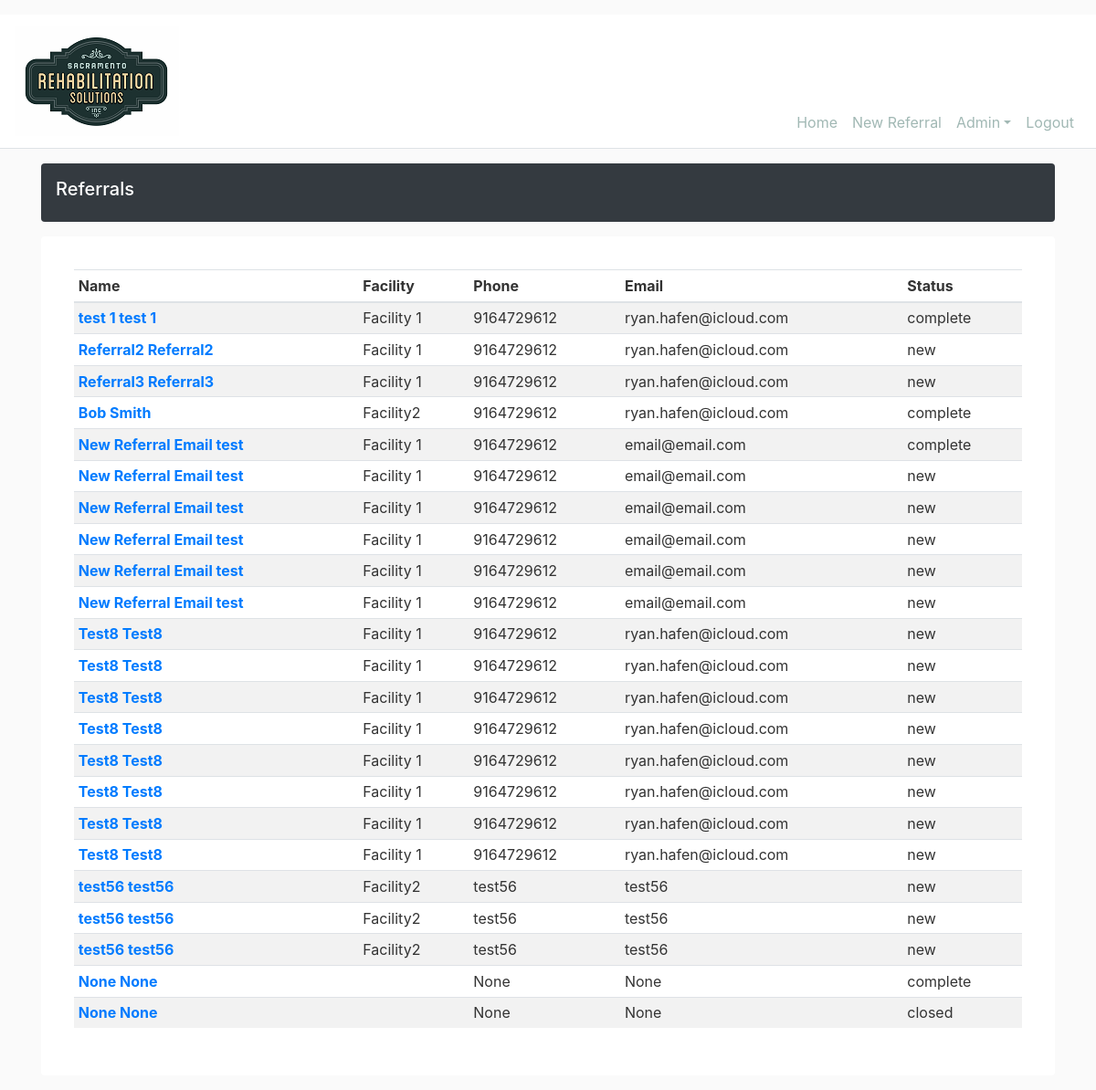
The app's page /home (signed in) with its own data.
### srs_intake/models.py (models this page shows, shortened)
class Referral(db.Model):
    id = db.Column(db.Integer, primary_key=True)
    referral_status = db.Column(db.String(20), nullable=True, default='new')
    firstname = db.Column(db.String(20), nullable=True)
    lastname = db.Column(db.String(20), nullable=True)
    ssn = db.Column(db.String(120), nullable=True)
    phone = db.Column(db.String(20), nullable=True)
    email = db.Column(db.String(120), nullable=True)
    dob = db.Column(db.DateTime, nullable=True, default=datetime.utcnow)
    poa = db.Column(db.String(120), nullable=True)
    contact = db.Column(db.String(120), nullable=True)
    poa_address1 = db.Column(db.String(120), nullable=True)
    city = db.Column(db.String(20), nullable=True)
    state = db.Column(db.String(2), nullable=True)
    zip_code = db.Column(db.String(10), nullable=True)
    medicare = db.Column(db.String(20), nullable=True)
    secondary = db.Column(db.String(20), nullable=True)
    discharge_date = db.Column(db.DateTime, nullable=True, default=datetime.utcnow)
    notes = db.Column(db.String(255), nullable=True)
    disc_slp = db.Column(db.Boolean, nullable=True, default=False)
    disc_ot = db.Column(db.Boolean, nullable=True, default=False)
    disc_pt = db.Column(db.Boolean, nullable=True, default=False)
    treat_oral = db.Column(db.Boolean, nullable=True, default=False)
    treat_speech = db.Column(db.Boolean, nullable=True, default=False)
    treat_cognitive = db.Column(db.Boolean, nullable=True, default=False)
    treat_caregiver = db.Column(db.Boolean, nullable=True, default=False)
    treat_dementia = db.Column(db.Boolean, nullable=True, default=False)
    treat_adl = db.Column(db.Boolean, nullable=True, default=False)
    treat_safety = db.Column(db.Boolean, nullable=True, default=False)
    treat_upper_extremity = db.Column(db.Boolean, nullable=True, default=False)
    treat_ther_exercise = db.Column(db.Boolean, nullable=True, default=False)
    treat_balance = db.Column(db.Boolean, nullable=True, default=False)
    treat_ther_activity = db.Column(db.Boolean, nullable=True, default=False)
    treat_coordination = db.Column(db.Boolean, nullable=True, default=False)
    treat_transfer = db.Column(db.Boolean, nullable=True, default=False)
    treat_range = db.Column(db.Boolean, nullable=True, default=False)
    treat_massage = db.Column(db.Boolean, nullable=True, default=False)
    treat_pain = db.Column(db.Boolean, nullable=True, default=False)
    treat_wheelchair = db.Column(db.Boolean, nullable=True, default=False)
    treat_lower_extremity = db.Column(db.Boolean, nullable=True, default=False)
    treat_cane = db.Column(db.Boolean, nullable=True, default=False)
    treat_postural = db.Column(db.Boolean, nullable=True, default=False)
    treat_gait = db.Column(db.Boolean, nullable=True, default=False)
    treat_other = db.Column(db.Boolean, nullable=True, default=False)
    treat_other_desc = db.Column(db.String(120), nullable=True)
    med_type = db.Column(db.String(20), nullable=True)
    med_firstname = db.Column(db.String(20), nullable=True)
    med_lastname = db.Column(db.String(20), nullable=True)
    med_npi = db.Column(db.String(10), nullable=True)
    med_address1 = db.Column(db.String(120), nullable=True)
    med_address2 =db.Column(db.String(120), nullable=True)
    med_city = db.Column(db.String(20), nullable=True)
    med_state = db.Column(db.String(2), nullable=True)
    med_zip_code = db.Column(db.String(10), nullable=True)
    med_email = db.Column(db.String(120), nullable=True)
    med_phone = db.Column(db.String(20), nullable=True)
    med_fax = db.Column(db.String(20), nullable=True)
    user_id = db.Column(db.Integer, db.ForeignKey('user.id'), nullable=True)
    facility_id = db.Column(db.Integer, db.ForeignKey('facility.id'), nullable=True)
    users = db.relationship('User', backref='user_ref', lazy=True)
    facility = db.relationship('Facility', backref='loc_ref', lazy=True)

class Facility(db.Model):
    id = db.Column(db.Integer, primary_key=True)
    name = db.Column(db.String(20), nullable=True)
    address1 = db.Column(db.String(120), nullable=True)
    address2 = db.Column(db.String(120), nullable=True)
    city = db.Column(db.String(20), nullable=True)
    state = db.Column(db.String(2), nullable=True)
    zip_code = db.Column(db.String(10), nullable=True)
    source = db.Column(db.String(10), nullable=True)
    users = db.relationship('User', backref='user_loc', lazy=True)
    referals = db.relationship('Referral', backref='referral_loc', lazy=True)

### srs_intake/main/routes.py (the view)
@main.route("/")
@main.route("/home")
def home():
    if current_user.is_authenticated:
        user = User.query.get(current_user.id)
        if user.role == 'facility':
            referrals = Referral.query.filter_by(facility_id=user.facility_id)
            return render_template('referrals/referral_list.html', title="Referrals", referrals=referrals)
        if user.role == 'admin':
            referrals = Referral.query.all()
            return render_template('referrals/referral_list.html', title="Referrals", referrals=referrals)
    return redirect(url_for('users.login'))

### srs_intake/models.py (called while the page is built)
@login_manager.user_loader
def load_user(user_id):
    return User.query.get(int(user_id))

### srs_intake/templates/referrals/referral_list.html
{% extends "layout.html" %}
{% block content %}
<div class="d-flex align-items-center p-3 my-3 text-white bg-dark rounded shadow-sm">
    <div class="lh-100">
        <h5 class="lh-100">
            {{ title }}
        </h5>
    </div>
</div>
    <div class="my-3 p-3 bg-white rounded shadow-sm">
        <div class="card-body table-responsive-md" >
            <table Class="table table-striped table-sm">
                <thead>
                    <tr>
                        <th scope="col">Name</th>
                        <th scope="col">Facility</th>
                        <th scope="col">Phone</th>
                        <th scope="col">Email</th>
                        <th scope="col">Status</th>
                    </tr>
                </thead>
                <tbody>
                    {% for referral in referrals %}
                        <tr>
                            <th scope="col"><a href="{{ url_for('referrals.referral', referral_id=referral.id)}}">{{ referral.firstname }} {{ referral.lastname }}</a></th>
                            <td>{{ referral.referral_loc.name}}</td>
                            <td>{{ referral.phone }}</td>
                            <td>{{ referral.email }}</td>
                            <td>{{ referral.referral_status }}</td>
                        </tr>
                    {% endfor %}
                </tbody>
            </table>
        </div>
    </div>
{% endblock content %}

### srs_intake/static/css/main.css (style rules this page uses)
body { background: #fafafa; color: #333333; }
h1, h2, h3, h4, h5, h6 { color: #ffffff; }

### records on screen
Referral: firstname "test 1", lastname "test 1", referral_loc.name "Facility 1", phone "9164729612", email "ryan.hafen@icloud.com", referral_status "complete"
Referral: firstname "Referral2", lastname "Referral2", referral_loc.name "Facility 1", phone "9164729612", email "ryan.hafen@icloud.com", referral_status "new"
Referral: firstname "Referral3", lastname "Referral3", referral_loc.name "Facility 1", phone "9164729612", email "ryan.hafen@icloud.com", referral_status "new"
Referral: firstname "Bob", lastname "Smith", referral_loc.name "Facility2", phone "9164729612", email "ryan.hafen@icloud.com", referral_status "complete"
Referral: firstname "New Referral Email", lastname "test", referral_loc.name "Facility 1", phone "9164729612", email "email@email.com", referral_status "complete"
Referral: firstname "New Referral Email", lastname "test", referral_loc.name "Facility 1", phone "9164729612", email "email@email.com", referral_status "new"
Referral: firstname "New Referral Email", lastname "test", referral_loc.name "Facility 1", phone "9164729612", email "email@email.com", referral_status "new"
Referral: firstname "New Referral Email", lastname "test", referral_loc.name "Facility 1", phone "9164729612", email "email@email.com", referral_status "new"
Referral: firstname "New Referral Email", lastname "test", referral_loc.name "Facility 1", phone "9164729612", email "email@email.com", referral_status "new"
Referral: firstname "New Referral Email", lastname "test", referral_loc.name "Facility 1", phone "9164729612", email "email@email.com", referral_status "new"
Referral: firstname "Test8", lastname "Test8", referral_loc.name "Facility 1", phone "9164729612", email "ryan.hafen@icloud.com", referral_status "new"
Referral: firstname "Test8", lastname "Test8", referral_loc.name "Facility 1", phone "9164729612", email "ryan.hafen@icloud.com", referral_status "new"
Referral: firstname "Test8", lastname "Test8", referral_loc.name "Facility 1", phone "9164729612", email "ryan.hafen@icloud.com", referral_status "new"
Referral: firstname "Test8", lastname "Test8", referral_loc.name "Facility 1", phone "9164729612", email "ryan.hafen@icloud.com", referral_status "new"
Referral: firstname "Test8", lastname "Test8", referral_loc.name "Facility 1", phone "9164729612", email "ryan.hafen@icloud.com", referral_status "new"
Referral: firstname "Test8", lastname "Test8", referral_loc.name "Facility 1", phone "9164729612", email "ryan.hafen@icloud.com", referral_status "new"
Referral: firstname "Test8", lastname "Test8", referral_loc.name "Facility 1", phone "9164729612", email "ryan.hafen@icloud.com", referral_status "new"
Referral: firstname "Test8", lastname "Test8", referral_loc.name "Facility 1", phone "9164729612", email "ryan.hafen@icloud.com", referral_status "new"
Referral: firstname "test56", lastname "test56", referral_loc.name "Facility2", phone "test56", email "test56", referral_status "new"
Referral: firstname "test56", lastname "test56", referral_loc.name "Facility2", phone "test56", email "test56", referral_status "new"
Referral: firstname "test56", lastname "test56", referral_loc.name "Facility2", phone "test56", email "test56", referral_status "new"
Referral: firstname "None", lastname "None", phone "None", email "None", referral_status "complete"
Referral: firstname "None", lastname "None", phone "None", email "None", referral_status "closed"

### other values on screen
{{ title }} "Referrals"
